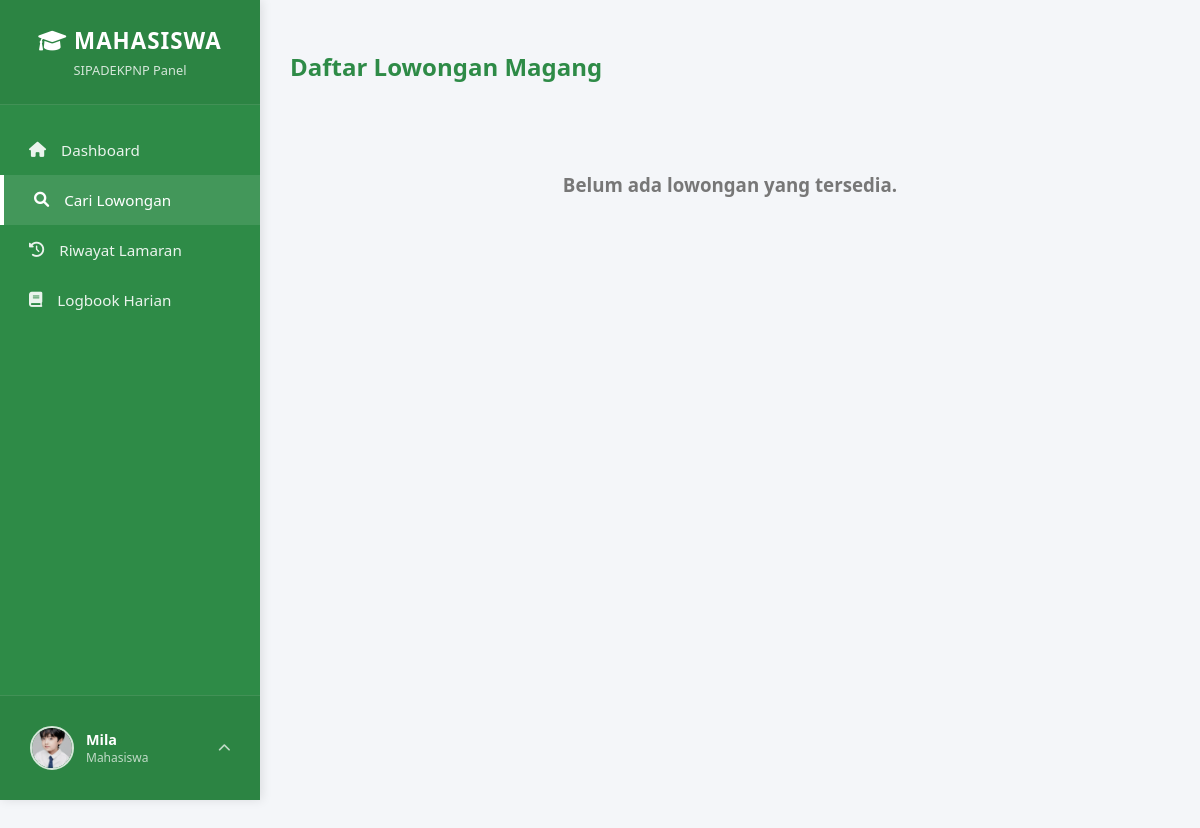
The page /mahasiswa/lowongan.php (signed in) on the database as committed earlier.
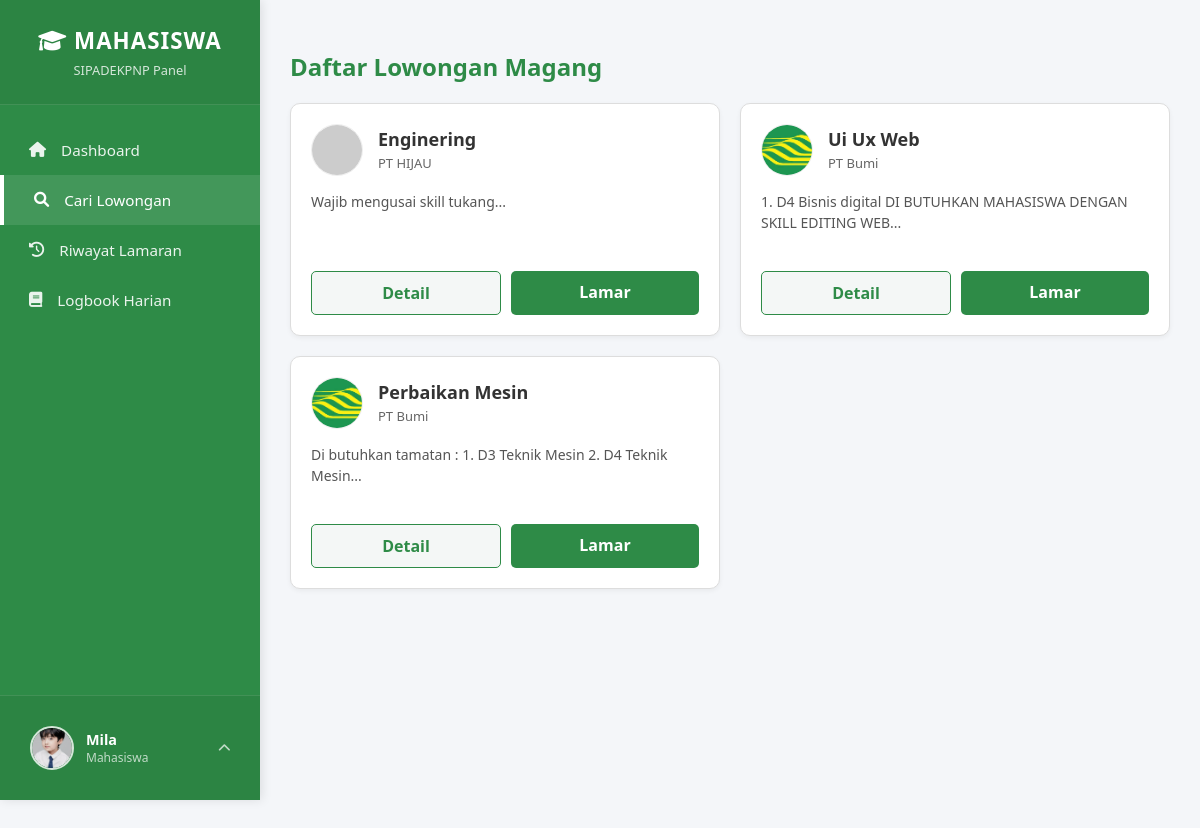
The same page on the database as committed later.
### tables this page shows
CREATE TABLE `lowongan` (
  `id_lowongan` int(11) NOT NULL,
  `id_perusahaan` int(11) NOT NULL,
  `judul_lowongan` varchar(150) NOT NULL,
  `kuota` int(11) NOT NULL,
  `id_jurusan` int(11) NOT NULL,
  `id_prodi` int(11) NOT NULL,
  `lokasi` varchar(159) NOT NULL,
  `status` enum('dibuka','ditutup','penuh') NOT NULL,
  `persyaratan` text NOT NULL,
  `tanggal_mulai` date NOT NULL,
  `tanggal_selesai` date NOT NULL,
  `created_at` timestamp NOT NULL DEFAULT current_timestamp(),
  `jenis_lowongan` varchar(50) DEFAULT 'Magang'
);

CREATE TABLE `perusahaan` (
  `id_perusahaan` int(11) NOT NULL,
  `id_user` int(11) NOT NULL,
  `nama_perusahaan` varchar(200) NOT NULL,
  `bidang` varchar(150) NOT NULL,
  `keterangan` text NOT NULL,
  `foto` varchar(255) NOT NULL,
  `email` varchar(150) NOT NULL,
  `no_hp` varchar(20) NOT NULL,
  `contact_person` varchar(200) NOT NULL,
  `alamat_perusahaan` text NOT NULL,
  `website` varchar(100) DEFAULT NULL,
  `is_registered` enum('no','yes') NOT NULL,
  `create_at` datetime NOT NULL,
  `deskripsi` text DEFAULT NULL
);

### config.php (called while the page is built, shortened)
<?php
$base_url = "http://localhost/MagangInAja/";

### mahasiswa/lowongan.php (the view)
<?php
require_once '../templates/header_mahasiswa.php';
echo '<link rel="stylesheet" href="../css/lowongan.css">';
$query = "SELECT l.*, p.nama_perusahaan, p.foto
          FROM lowongan l
          JOIN perusahaan p ON l.id_perusahaan = p.id_perusahaan
          ORDER BY l.id_lowongan DESC";
$result = mysqli_query($conn, $query);
?>
<div class="main-content">
    <div class="container-lowongan">
        <h2 class="page-title" style="color: #2E8B47; margin-bottom: 20px;">Daftar Lowongan Magang</h2>
        <div class="grid-lowongan" style="display: grid; grid-template-columns: repeat(auto-fill, minmax(300px, 1fr)); gap: 20px;">
            <?php if (mysqli_num_rows($result) > 0): ?>
                <?php while($row = mysqli_fetch_assoc($result)): ?>
                    <div class="card-lowongan" style="background: #fff; border: 1px solid #ddd; border-radius: 10px; overflow: hidden; box-shadow: 0 2px 5px rgba(0,0,0,0.05);">
                        <div class="card-body" style="padding: 20px;">
                            <div style="display: flex; align-items: center; gap: 15px; margin-bottom: 15px;">
                                <img src="<?= $base_url; ?>img/profile_perusahaan/<?= $row['foto'] ?? 'default.png'; ?>"
                                     alt="Logo"
                                     style="width: 50px; height: 50px; object-fit: cover; border-radius: 50%; border: 1px solid #eee;"
                                     onerror="this.src='https://ui-avatars.com/api/?name=<?= urlencode($row['nama_perusahaan']); ?>'">
                                <div>
                                    <h4 style="margin: 0; font-size: 18px; color: #333;"><?= htmlspecialchars($row['judul_lowongan']); ?></h4>
                                    <span style="font-size: 13px; color: #666;"><?= htmlspecialchars($row['nama_perusahaan']); ?></span>
                                </div>
                            </div>
                            <p style="color: #555; font-size: 14px; line-height: 1.5; margin-bottom: 20px; height: 60px; overflow: hidden;">
                                <?php
                                    $desk = !empty($row['persyaratan']) ? strip_tags($row['persyaratan']) : "Belum ada persyaratan yang diisi.";
                                    echo substr($desk, 0, 90) . "...";
                                ?>
                            </p>
                            <div style="display: flex; gap: 10px;">
                                <a href="detail_lowongan.php?id=<?= $row['id_lowongan']; ?>"
                                   class="btn-detail"
                                   style="flex: 1; text-align: center; padding: 10px; border: 1px solid #2E8B47; color: #2E8B47; border-radius: 5px; text-decoration: none; font-weight: bold;">
                                   Detail
                                </a>
                                <a href="proses_lamar.php?id_lowongan=<?= $row['id_lowongan']; ?>"
                                   class="btn-lamar"
                                   onclick="return confirm('Yakin ingin melamar?')"
                                   style="flex: 1; text-align: center; padding: 10px; background: #2E8B47; color: white; border-radius: 5px; text-decoration: none; font-weight: bold;">
                                   Lamar
                                </a>
                            </div>
                        </div>
                    </div>
                    <?php endwhile; ?>
            <?php else: ?>
                <div style="grid-column: 1/-1; text-align: center; padding: 50px; color: #777;">
                    <h3>Belum ada lowongan yang tersedia.</h3>
                </div>
            <?php endif; ?>
        </div>
    </div>
</div>

Rows that differ between the two databases and show on the page:
added lowongan: judul_lowongan "Enginering", id_perusahaan.nama_perusahaan "PT HIJAU", persyaratan "Wajib mengusai skill tukang"
added lowongan: id_perusahaan.foto (picture), judul_lowongan "Ui Ux Web", id_perusahaan.nama_perusahaan "PT Bumi", persyaratan "1. D4 Bisnis digital DI BUTUHKAN MAHASISWA DENGAN SKILL EDITING WEB"
added lowongan: id_perusahaan.foto (picture), judul_lowongan "Perbaikan Mesin", id_perusahaan.nama_perusahaan "PT Bumi", persyaratan "Di butuhkan tamatan : 1. D3 Teknik Mesin 2. D4 Teknik Mesin"
Other text that changed with them:
text no longer shown: "Belum ada lowongan yang tersedia."
